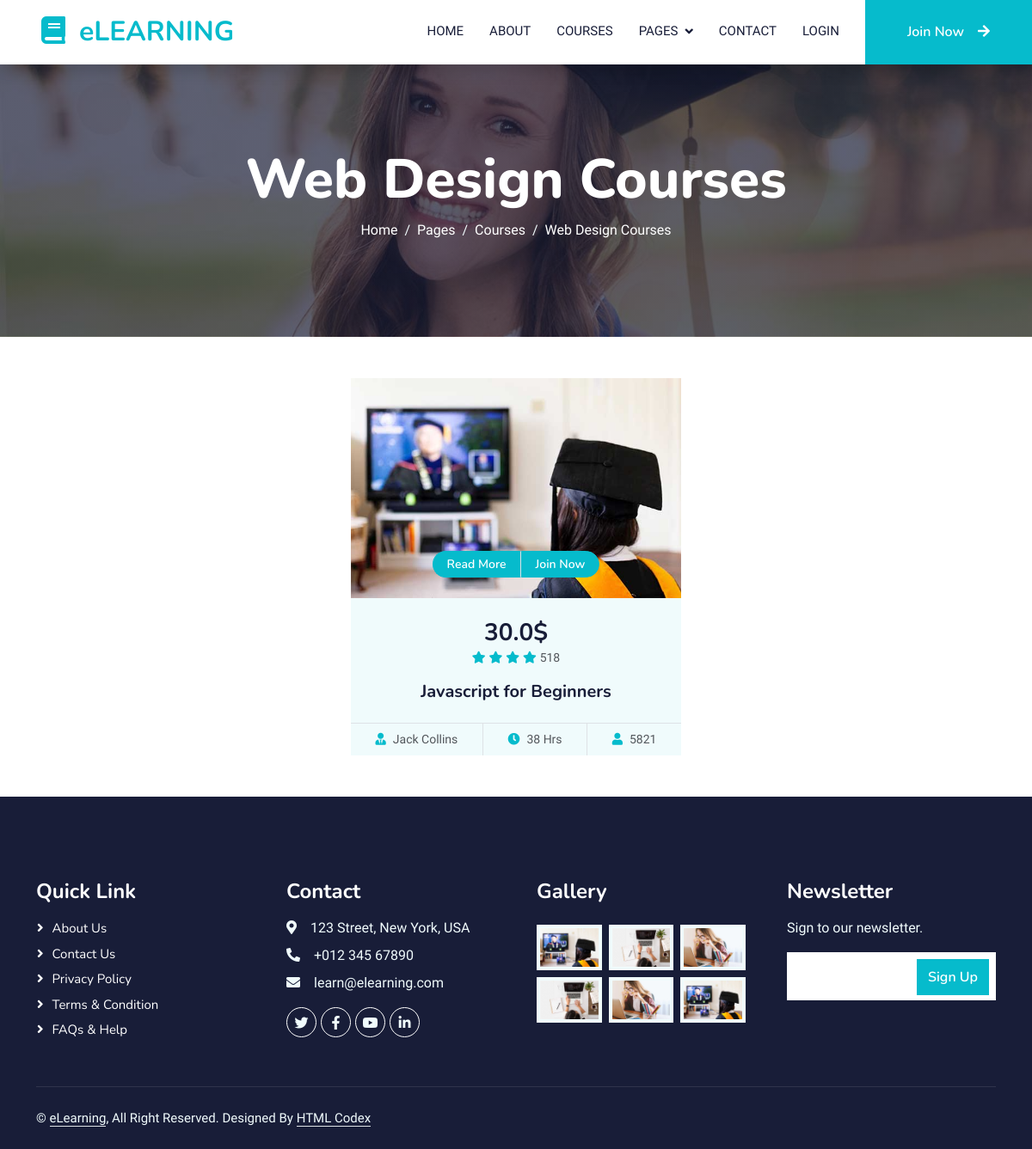
The page /course/web_design on the database its author committed.
### app/models.py (models this page shows, shortened)
    class Course(db.Model):
        id = db.Column(db.Integer, primary_key=True)
        name = db.Column(db.String(100), nullable=False)
        category = db.Column(db.String(100), nullable=False)
        description = db.Column(db.Text, nullable=False)
        teacher = db.Column(db.String(100), nullable=False)
        cover_url = db.Column(db.String(250))
        students = db.Column(db.Integer, nullable=False)
        length = db.Column(db.Integer, nullable=False)
        price = db.Column(db.Float, nullable=False)
        comments = db.Column(db.Integer, nullable=False)
        points = db.Column(db.Integer, nullable=False)
        users = db.relationship('User', secondary='user_courses', back_populates='courses')

### app/views.py (the view)
@app.route('/course/<category>')
def course(category):
    courses = Course.query.all()
    return render_template('course.html', category=category, courses=courses)

### app/__init__.py (called while the page is built)
@app.before_request
def before_request():
    if "/admin" in request.url:
        if current_user.is_authenticated and current_user.is_admin:
            return None
        else:
            return redirect(url_for("auth.login"))

### app/templates/course.html (shortened to what this page needs)
{% extends "base.html" %}
{% block content %}
<div class="container-fluid bg-primary py-5 mb-5 page-header">
    <div class="container py-5">
        <div class="row justify-content-center">
            <div class="col-lg-10 text-center">
                <h1 class="display-3 text-white animated slideInDown">
                    {% if category == 'web_design' %}
                        Web Design Courses
                    {% elif category == 'graphic_design' %}
                        Graphic Design Courses
                    {% elif category == 'video_editing' %}
                        Video Editing Courses
                    {% elif category == 'online_marketing' %}
                        Online Marketing Courses
                    {% else %}
                        Courses for Other Categories
                    {% endif %}</h1>
                <nav aria-label="breadcrumb">
                    <ol class="breadcrumb justify-content-center">
                        <li class="breadcrumb-item"><a class="text-white" href="{{ url_for('index') }}">Home</a></li>
                        <li class="breadcrumb-item text-white active" aria-current="page">Pages</li>
                        <li class="breadcrumb-item text-white active" aria-current="page">Courses</li>
                        <li class="breadcrumb-item text-white active" aria-current="page">
                            {% if category == 'web_design' %}
                            Web Design Courses
                        {% elif category == 'graphic_design' %}
                            Graphic Design Courses
                        {% elif category == 'video_editing' %}
                            Video Editing Courses
                        {% elif category == 'online_marketing' %}
                            Online Marketing Courses
                        {% else %}
                            Courses for Other Categories
                        {% endif %}</li>
                    </ol>
                </nav>
            </div>
        </div>
    </div>
</div>
{% for course in courses %}
    {% if course.category == category %}
        <div class="row g-4 justify-content-center">
            <div class="col-lg-4 col-md-6 wow fadeInUp" data-wow-delay="0.1s">
                <div class="course-item bg-light">
                    <div class="position-relative overflow-hidden">
                        <img class="img-fluid" src={{url_for('static', filename=course.cover_url)}} alt="">
                        <div class="w-100 d-flex justify-content-center position-absolute bottom-0 start-0 mb-4">
                            <a href="{{ url_for('course_detail', course_id=course.id) }}" class="flex-shrink-0 btn btn-sm btn-primary px-3 border-end" style="border-radius: 30px 0 0 30px;">Read More</a>
                            <a href="{{ url_for('course_detail', course_id=course.id) }}" class="flex-shrink-0 btn btn-sm btn-primary px-3" style="border-radius: 0 30px 30px 0;">Join Now</a>
                        </div>
                    </div>
                    <div class="text-center p-4 pb-0">
                        <h3 class="mb-0">{{course.price}}$</h3>
                        <div class="mb-3">
                            {% for point in range(course.points) %}
                                <small class="fa fa-star text-primary"></small>
                            {% endfor %}
                            <small>{{course.comments}}</small>
                        </div>
                        <h5 class="mb-4">{{course.name}}</h5>
                    </div>
                    <div class="d-flex border-top">
                        <small class="flex-fill text-center border-end py-2"><i class="fa fa-user-tie text-primary me-2"></i>{{course.teacher}}</small>
                        <small class="flex-fill text-center border-end py-2"><i class="fa fa-clock text-primary me-2"></i>{{course.length}} Hrs</small>
                        <small class="flex-fill text-center py-2"><i class="fa fa-user text-primary me-2"></i>{{course.students}}</small>
                    </div>
                </div>
            </div>
        </div>
    {% endif %}
{% endfor %}
{% endblock %}

### app/static/css/style.css (style rules this page uses)
:root { --primary: #06BBCC; --light: #F0FBFC; --dark: #181d38; }
.btn { font-family: 'Nunito', sans-serif; font-weight: 600; transition: .5s; }
.btn.btn-primary, .btn.btn-secondary { color: #FFFFFF; }
.page-header { background: linear-gradient(rgba(24, 29, 56, .7), rgba(24, 29, 56, .7)), url(../img/carousel-1.jpg); background-position: center center; background-repeat: no-repeat; background-size: cover; }
.breadcrumb-item + .breadcrumb-item::before { color: var(--light); }
.category img, .course-item img { transition: .5s; }

### rows shown on the page
Course: cover_url (picture), price "30.0", category "web_design" (drawn), comments "518", name "Javascript for Beginners", teacher "Jack Collins", length "38", students "5821"
